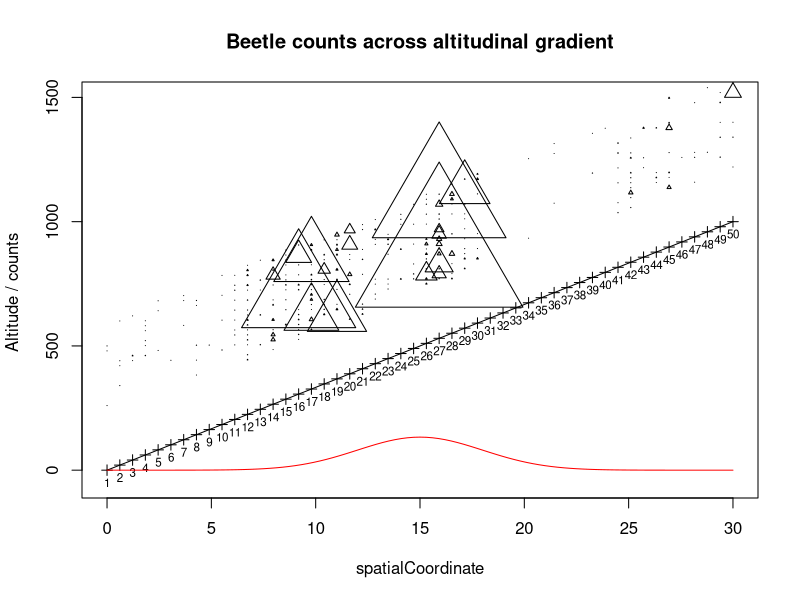
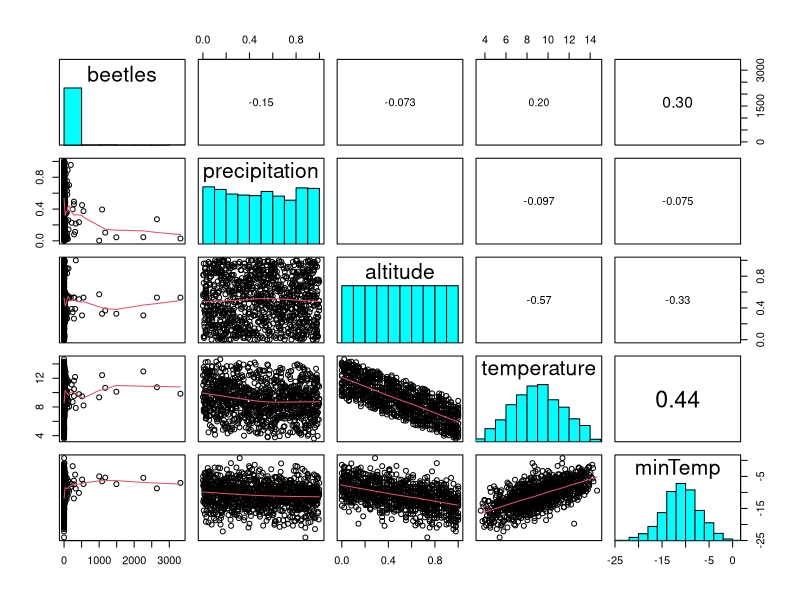

R code for these plots, in order:
## ---- chunk 1
set.seed(123)
library(msm)
## ---- chunk 2
set.seed(2)
altitude = rep(seq(0,1,len = 50), each = 20)
precipitation = runif(1000, 0,1) 
temperature =  runif(1000, 10,15) - precipitation - 6* altitude 
minTemp = temperature - 20 + rnorm(1000, 0,3)
dataID = 1:1000
spatialCoordinate = rep(seq(0,30, len = 50), each = 20)

# random effects
region = rep(1:10, each = 100)
plot = rep(1:50, each = 20)
year = rep(1:20, times = 50)
technician = sample.int(5, 1000, replace =T)


#plotRandom = 0 - rexp(20, rate = 1)

yearRandom = rtnorm(20, 0, 2, upper = 2)
regionRandom = rtnorm(10, 0, 5, upper = 2)
plotRandom = rtnorm(50,0,1, upper = 1)

technicianRandom = rtnorm(5, 0, 3, upper = 2)

#overdispersion = rtnorm(1000, sd = 1, upper = 1)

beetles <- rpois(1000, exp( -7 +   
  
  -2  * precipitation 
  
  + 2* temperature - 0.08*temperature^2 
  
  -0.05*(minTemp + yearRandom[year] + 5)^2

  
  #+ overdispersion 
  + plotRandom[plot] + regionRandom[region] + technicianRandom[technician] )
)
# beetles[rbinom(1,200,0.1)] = 0  #zero-inflation
data = data.frame(dataID, beetles, precipitation, altitude, temperature, minTemp, region, plot, year, technician, spatialCoordinate)
write.table(data, "data.txt")
## ---- chunk 3
str(data)
## ---- chunk 4

plot(spatialCoordinate , 200 + altitude * 1000 + 20* year, cex = beetles/200, pch =2, main = "Beetle counts across altitudinal gradient", ylim = c(-50,1500), ylab = "Altitude / counts ")
lines(spatialCoordinate, altitude * 1000)
points(unique(spatialCoordinate), unique(altitude * 1000) , pch = 3)
text(unique(spatialCoordinate), unique(altitude * 1000) - 50, unique(plot), cex = 0.7 )
curve(1000* dnorm(x, 15,3), 0, 30, add = T, col = "red")
## ---- chunk 5

panel.hist <- function(x, ...)
{
    usr <- par("usr"); on.exit(par(usr))
    par(usr = c(usr[1:2], 0, 1.5) )
    h <- hist(x, plot = FALSE)
    breaks <- h$breaks; nB <- length(breaks)
    y <- h$counts; y <- y/max(y)
    rect(breaks[-nB], 0, breaks[-1], y, col = "cyan", ...)
}
panel.cor <- function(x, y, digits = 2, prefix = "", cex.cor, ...)
{
    usr <- par("usr"); on.exit(par(usr))
    par(usr = c(0, 1, 0, 1))
    r <- cor(x, y, use = "complete.obs", method = "kendall")
    txt <- format(c(r, 0.123456789), digits = digits)[1]
    txt <- paste0(prefix, txt)
    if(missing(cex.cor)) cex.cor <- 0.8/strwidth(txt)
    text(0.5, 0.5, txt, cex = cex.cor * r)
}
pairs(data[2:6], lower.panel = panel.smooth, diag.panel = panel.hist, upper.panel = panel.cor)
